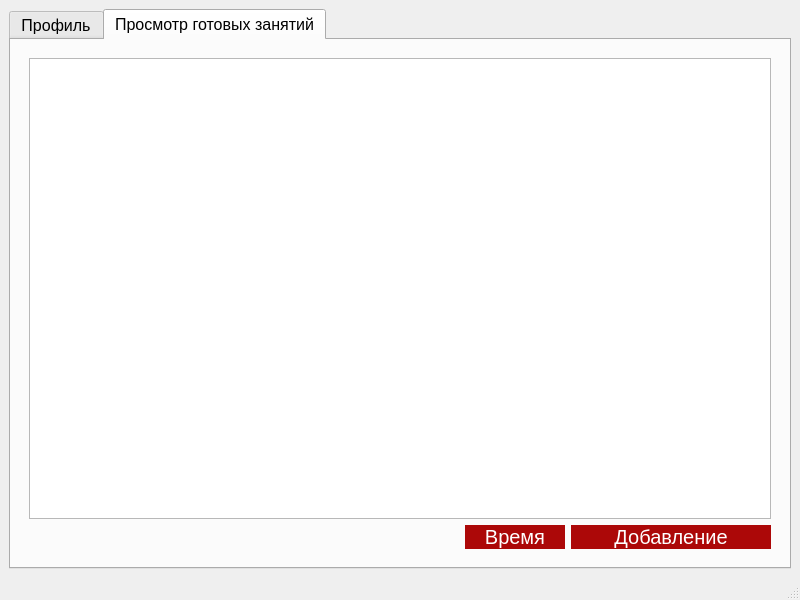
<?xml version="1.0" encoding="UTF-8"?>
<ui version="4.0">
 <class>MethodistWindow</class>
 <widget class="QMainWindow" name="MethodistWindow">
  <property name="geometry">
   <rect>
    <x>0</x>
    <y>0</y>
    <width>800</width>
    <height>600</height>
   </rect>
  </property>
  <property name="windowTitle">
   <string>MainWindow</string>
  </property>
  <widget class="QWidget" name="centralwidget">
   <layout class="QVBoxLayout" name="verticalLayout">
    <item>
     <layout class="QVBoxLayout" name="verticalLayout_3">
      <item>
       <widget class="QTabWidget" name="tabWidget">
        <property name="font">
         <font>
          <pointsize>12</pointsize>
         </font>
        </property>
        <property name="currentIndex">
         <number>1</number>
        </property>
        <widget class="QWidget" name="tab">
         <attribute name="title">
          <string>Профиль</string>
         </attribute>
         <layout class="QVBoxLayout" name="verticalLayout_6">
          <item>
           <layout class="QGridLayout" name="gridLayout">
            <item row="4" column="2">
             <spacer name="horizontalSpacer_2">
              <property name="orientation">
               <enum>Qt::Horizontal</enum>
              </property>
              <property name="sizeHint" stdset="0">
               <size>
                <width>40</width>
                <height>20</height>
               </size>
              </property>
             </spacer>
            </item>
            <item row="7" column="1">
             <spacer name="verticalSpacer_2">
              <property name="orientation">
               <enum>Qt::Vertical</enum>
              </property>
              <property name="sizeType">
               <enum>QSizePolicy::MinimumExpanding</enum>
              </property>
              <property name="sizeHint" stdset="0">
               <size>
                <width>20</width>
                <height>40</height>
               </size>
              </property>
             </spacer>
            </item>
            <item row="4" column="1">
             <widget class="QLineEdit" name="NameEdit"/>
            </item>
            <item row="1" column="1">
             <widget class="QLabel" name="label">
              <property name="text">
               <string>Фамилия</string>
              </property>
             </widget>
            </item>
            <item row="0" column="1">
             <spacer name="verticalSpacer">
              <property name="orientation">
               <enum>Qt::Vertical</enum>
              </property>
              <property name="sizeHint" stdset="0">
               <size>
                <width>20</width>
                <height>40</height>
               </size>
              </property>
             </spacer>
            </item>
            <item row="2" column="1">
             <widget class="QLineEdit" name="SurnameEdit"/>
            </item>
            <item row="8" column="1">
             <spacer name="verticalSpacer_3">
              <property name="orientation">
               <enum>Qt::Vertical</enum>
              </property>
              <property name="sizeHint" stdset="0">
               <size>
                <width>20</width>
                <height>40</height>
               </size>
              </property>
             </spacer>
            </item>
            <item row="6" column="1">
             <widget class="QLineEdit" name="MidleNameEdit"/>
            </item>
            <item row="3" column="1">
             <widget class="QLabel" name="label_2">
              <property name="text">
               <string>Имя</string>
              </property>
             </widget>
            </item>
            <item row="4" column="0">
             <spacer name="horizontalSpacer">
              <property name="orientation">
               <enum>Qt::Horizontal</enum>
              </property>
              <property name="sizeType">
               <enum>QSizePolicy::MinimumExpanding</enum>
              </property>
              <property name="sizeHint" stdset="0">
               <size>
                <width>40</width>
                <height>20</height>
               </size>
              </property>
             </spacer>
            </item>
            <item row="8" column="3">
             <layout class="QVBoxLayout" name="verticalLayout_2">
              <item>
               <spacer name="verticalSpacer_4">
                <property name="orientation">
                 <enum>Qt::Vertical</enum>
                </property>
                <property name="sizeHint" stdset="0">
                 <size>
                  <width>20</width>
                  <height>40</height>
                 </size>
                </property>
               </spacer>
              </item>
              <item>
               <widget class="QPushButton" name="ExitBtn">
                <property name="minimumSize">
                 <size>
                  <width>200</width>
                  <height>20</height>
                 </size>
                </property>
                <property name="styleSheet">
                 <string notr="true">QPushButton {
font: 500 20pt &quot;Montserrat Medium&quot;;
    background-color: #AC0808; 
    color: white; 
    border: none;
    font-size: 20px;
    border-radius: 5px; 
}
QPushButton:hover {
    background-color: #C61010;
}
QPushButton:pressed {
    background-color: #9C0707; 
}</string>
                </property>
                <property name="text">
                 <string>Выход</string>
                </property>
               </widget>
              </item>
             </layout>
            </item>
            <item row="5" column="1">
             <widget class="QLabel" name="label_3">
              <property name="text">
               <string>Отчество</string>
              </property>
             </widget>
            </item>
            <item row="4" column="3">
             <spacer name="horizontalSpacer_4">
              <property name="orientation">
               <enum>Qt::Horizontal</enum>
              </property>
              <property name="sizeType">
               <enum>QSizePolicy::Fixed</enum>
              </property>
              <property name="sizeHint" stdset="0">
               <size>
                <width>150</width>
                <height>20</height>
               </size>
              </property>
             </spacer>
            </item>
           </layout>
          </item>
         </layout>
        </widget>
        <widget class="QWidget" name="tab_2">
         <attribute name="title">
          <string>Просмотр готовых занятий</string>
         </attribute>
         <layout class="QVBoxLayout" name="verticalLayout_4">
          <item>
           <widget class="QStackedWidget" name="stackedWidgetLessonManagement">
            <property name="currentIndex">
             <number>0</number>
            </property>
            <widget class="QWidget" name="page">
             <layout class="QVBoxLayout" name="verticalLayout_5">
              <item>
               <layout class="QGridLayout" name="gridLayout_2">
                <item row="1" column="0">
                 <layout class="QHBoxLayout" name="horizontalLayout_2">
                  <item>
                   <spacer name="horizontalSpacer_3">
                    <property name="orientation">
                     <enum>Qt::Horizontal</enum>
                    </property>
                    <property name="sizeHint" stdset="0">
                     <size>
                      <width>40</width>
                      <height>20</height>
                     </size>
                    </property>
                   </spacer>
                  </item>
                  <item>
                   <widget class="QPushButton" name="TimeBtn">
                    <property name="minimumSize">
                     <size>
                      <width>100</width>
                      <height>20</height>
                     </size>
                    </property>
                    <property name="styleSheet">
                     <string notr="true">QPushButton {
font: 500 20pt &quot;Montserrat Medium&quot;;
    background-color: #AC0808; 
    color: white; 
    border: none;
    font-size: 20px;

}
QPushButton:hover {
    background-color: #C61010;
}
QPushButton:pressed {
    background-color: #9C0707; 
}</string>
                    </property>
                    <property name="text">
                     <string>Время</string>
                    </property>
                   </widget>
                  </item>
                  <item>
                   <widget class="QPushButton" name="AddBtn">
                    <property name="sizePolicy">
                     <sizepolicy hsizetype="Minimum" vsizetype="Fixed">
                      <horstretch>0</horstretch>
                      <verstretch>0</verstretch>
                     </sizepolicy>
                    </property>
                    <property name="minimumSize">
                     <size>
                      <width>200</width>
                      <height>20</height>
                     </size>
                    </property>
                    <property name="styleSheet">
                     <string notr="true">QPushButton {
font: 500 20pt &quot;Montserrat Medium&quot;;
    background-color: #AC0808; 
    color: white; 
    border: none;
    font-size: 20px;
}
QPushButton:hover {
    background-color: #C61010;
}
QPushButton:pressed {
    background-color: #9C0707; 
}</string>
                    </property>
                    <property name="text">
                     <string>Добавление</string>
                    </property>
                   </widget>
                  </item>
                 </layout>
                </item>
                <item row="0" column="0">
                 <widget class="QTableView" name="ViewLessons"/>
                </item>
               </layout>
              </item>
             </layout>
            </widget>
            <widget class="QWidget" name="page_2"/>
           </widget>
          </item>
         </layout>
        </widget>
       </widget>
      </item>
     </layout>
    </item>
   </layout>
  </widget>
  <widget class="QMenuBar" name="menubar">
   <property name="geometry">
    <rect>
     <x>0</x>
     <y>0</y>
     <width>800</width>
     <height>26</height>
    </rect>
   </property>
  </widget>
  <widget class="QStatusBar" name="statusbar"/>
 </widget>
 <resources/>
 <connections/>
</ui>
